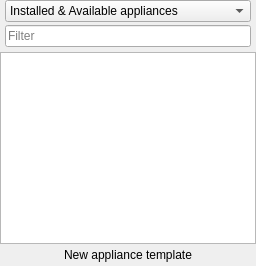
  <widget class="NodesDockWidget" name="uiNodesDockWidget">
   <property name="enabled">
    <bool>true</bool>
   </property>
   <property name="visible">
    <bool>true</bool>
   </property>
   <property name="styleSheet">
    <string notr="true">
QWidget {
    background-color: #fae8b7;
    color: #586e75;
}

QToolBar {
    border:0px;
}

QGraphicsView, QTextEdit, QPlainTextEdit, QTreeWidget, QListWidget, QLineEdit, QSpinBox, QComboBox {
    background-color: #fdf6e3;
}

QLabel, QMenu, QStatusBar {
  color: #586e75;
}

QMenuBar::item {
    background-color: #fae8b7;
}

QMenu::item:selected {
    color: #f2f2f2;
    background-color: #383838;
}

QToolButton:hover {
    background-color: #383838;
}

QGroupBox {
    color: #586e75;
    font: bold 12px;
    padding: 15px;
    border-style: none;
}

QAbstractScrollArea::corner {
    background: #fae8b7;
}

QScrollBar::add-page:horizontal, QScrollBar::sub-page:horizontal, QScrollBar::add-page:vertical, QScrollBar::sub-page:vertical {
  background: none;
}

QComboBox {
    selection-color: #f2f2f2;
    selection-background-color: #fae8b7;
}

QComboBox QAbstractItemView {
    background-color: #fdf6e3;
}

QDockWidget, QMenuBar, QPushButton, QToolButton, QTabWidget, QHeaderView::section {
    color: #586e75;
    font: bold 11px;
}

QTabBar {
    color: #586e75;
}

QRadioButton, QCheckBox {
  color: #586e75;
}

QRadioButton::disabled, QCheckBox::disabled {
  color: gray;
}
// bg-color=#fdf6e3
// fg-color=#586e75
// tool-bar=#fae8b7
// selection-bg=#383838 
// selection-fg=#f2f2f2
 </string>
   </property>
   <property name="floating">
    <bool>false</bool>
   </property>
   <property name="allowedAreas">
    <set>Qt::LeftDockWidgetArea|Qt::RightDockWidgetArea</set>
   </property>
   <property name="windowTitle">
    <string>All devices</string>
   </property>
   <attribute name="dockWidgetArea">
    <number>1</number>
   </attribute>
   <widget class="QWidget" name="uiNodesDockWidgetContents">
    <layout class="QVBoxLayout">
     <property name="spacing">
      <number>0</number>
     </property>
     <property name="leftMargin">
      <number>0</number>
     </property>
     <property name="topMargin">
      <number>0</number>
     </property>
     <property name="rightMargin">
      <number>0</number>
     </property>
     <property name="bottomMargin">
      <number>0</number>
     </property>
     <item>
      <layout class="QVBoxLayout" name="verticalLayout">
       <property name="spacing">
        <number>3</number>
       </property>
       <property name="leftMargin">
        <number>5</number>
       </property>
       <property name="rightMargin">
        <number>5</number>
       </property>
       <property name="bottomMargin">
        <number>5</number>
       </property>
       <item>
        <widget class="QComboBox" name="uiNodesFilterComboBox">
         <item>
          <property name="text">
           <string>Installed &amp; Available appliances</string>
          </property>
         </item>
         <item>
          <property name="text">
           <string>Installed appliances</string>
          </property>
         </item>
         <item>
          <property name="text">
           <string>Available appliances</string>
          </property>
         </item>
         <item>
          <property name="text">
           <string>Custom appliances</string>
          </property>
         </item>
        </widget>
       </item>
       <item>
        <widget class="QLineEdit" name="uiNodesFilterLineEdit">
         <property name="placeholderText">
          <string>Filter</string>
         </property>
        </widget>
       </item>
      </layout>
     </item>
     <item>
      <widget class="NodesView" name="uiNodesView">
       <property name="sizePolicy">
        <sizepolicy hsizetype="Expanding" vsizetype="Expanding">
         <horstretch>0</horstretch>
         <verstretch>0</verstretch>
        </sizepolicy>
       </property>
       <property name="toolTip">
        <string>Drag a node to the workspace (Press SHIFT while dragging to add multiple identical nodes).</string>
       </property>
       <property name="dragEnabled">
        <bool>false</bool>
       </property>
       <property name="iconSize">
        <size>
         <width>32</width>
         <height>32</height>
        </size>
       </property>
       <property name="rootIsDecorated">
        <bool>false</bool>
       </property>
       <attribute name="headerVisible">
        <bool>false</bool>
       </attribute>
       <column>
        <property name="text">
         <string>1</string>
        </property>
       </column>
      </widget>
     </item>
     <item>
      <widget class="QPushButton" name="uiNewAppliancePushButton">
       <property name="text">
        <string>New appliance template</string>
       </property>
       <property name="icon">
        <iconset>
         <normaloff>:/icons/plus.svg</normaloff>:/icons/plus.svg</iconset>
       </property>
       <property name="autoDefault">
        <bool>false</bool>
       </property>
       <property name="flat">
        <bool>true</bool>
       </property>
      </widget>
     </item>
    </layout>
   </widget>
  </widget>
